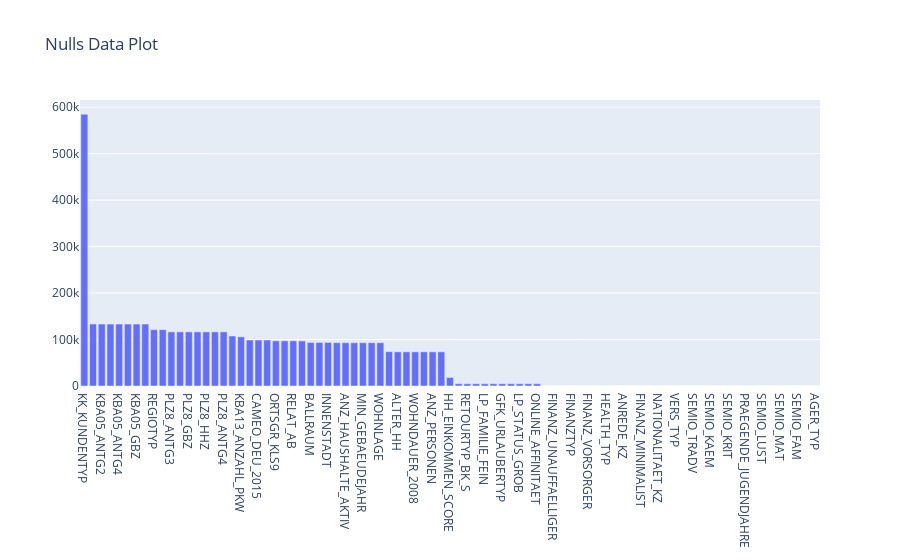

The code cell stored with this chart in its notebook:
### Markdown cell above
a. Null data

### Code cell
x = nulls_df.index
y = nulls_df['Total Nulls']

plotly.offline.iplot({
    "data": [go.Bar(x=x, y=y )],
        "layout": go.Layout(title="Nulls Data Plot")
})

### Figure 1 — Plotly figure (JSON) as saved in the notebook; plotly's stock layout.template omitted (floating-point values rounded to 4 significant figures)
{"data": [{"type": "bar", "x": ["KK_KUNDENTYP", "KBA05_ANTG1", "KBA05_ANTG2", "KBA05_ANTG3", "KBA05_ANTG4", "KBA05_BAUMAX", "KBA05_GBZ", "MOBI_REGIO", "REGIOTYP", "KKK", "PLZ8_ANTG3", "PLZ8_ANTG1", "PLZ8_GBZ", "PLZ8_ANTG2", "PLZ8_HHZ", "PLZ8_BAUMAX", "PLZ8_ANTG4", "W_KEIT_KIND_HH", "KBA13_ANZAHL_PKW", "CAMEO_INTL_2015", "CAMEO_DEU_2015", "CAMEO_DEUG_2015", "ORTSGR_KLS9", "ARBEIT", "RELAT_AB", "ANZ_HH_TITEL", "BALLRAUM", "EWDICHTE", "INNENSTADT", "GEBAEUDETYP_RASTER", "ANZ_HAUSHALTE_AKTIV", "GEBAEUDETYP", "MIN_GEBAEUDEJAHR", "OST_WEST_KZ", "WOHNLAGE", "KONSUMNAEHE", "ALTER_HH", "SOHO_KZ", "WOHNDAUER_2008", "ANZ_TITEL", "ANZ_PERSONEN", "TITEL_KZ", "HH_EINKOMMEN_SCORE", "LP_LEBENSPHASE_GROB", "RETOURTYP_BK_S", "LP_STATUS_FEIN", "LP_FAMILIE_FEIN", "LP_FAMILIE_GROB", "GFK_URLAUBERTYP", "LP_LEBENSPHASE_FEIN", "LP_STATUS_GROB", "CJT_GESAMTTYP", "ONLINE_AFFINITAET", "FINANZ_ANLEGER", "FINANZ_UNAUFFAELLIGER", "FINANZ_HAUSBAUER", "FINANZTYP", "GEBURTSJAHR", "FINANZ_VORSORGER", "GREEN_AVANTGARDE", "HEALTH_TYP", "FINANZ_SPARER", "ANREDE_KZ", "ALTERSKATEGORIE_GROB", "FINANZ_MINIMALIST", "ZABEOTYP", "NATIONALITAET_KZ", "SEMIO_RAT", "VERS_TYP", "SHOPPER_TYP", "SEMIO_TRADV", "SEMIO_PFLICHT", "SEMIO_KAEM", "SEMIO_DOM", "SEMIO_KRIT", "SEMIO_KULT", "PRAEGENDE_JUGENDJAHRE", "SEMIO_ERL", "SEMIO_LUST", "SEMIO_VERT", "SEMIO_MAT", "SEMIO_REL", "SEMIO_FAM", "SEMIO_SOZ", "AGER_TYP"], "y": [584612, 133324, 133324, 133324, 133324, 133324, 133324, 133324, 121196, 121196, 116515, 116515, 116515, 116515, 116515, 116515, 116515, 107602, 105800, 98979, 98979, 98979, 97216, 97216, 97216, 97008, 93740, 93740, 93740, 93155, 93148, 93148, 93148, 93148, 93148, 73969, 73499, 73499, 73499, 73499, 73499, 73499, 18348, 4854, 4854, 4854, 4854, 4854, 4854, 4854, 4854, 4854, 4854, 0, 0, 0, 0, 0, 0, 0, 0, 0, 0, 0, 0, 0, 0, 0, 0, 0, 0, 0, 0, 0, 0, 0, 0, 0, 0, 0, 0, 0, 0, 0, 0]}], "layout": {"title": {"text": "Nulls Data Plot"}}}
